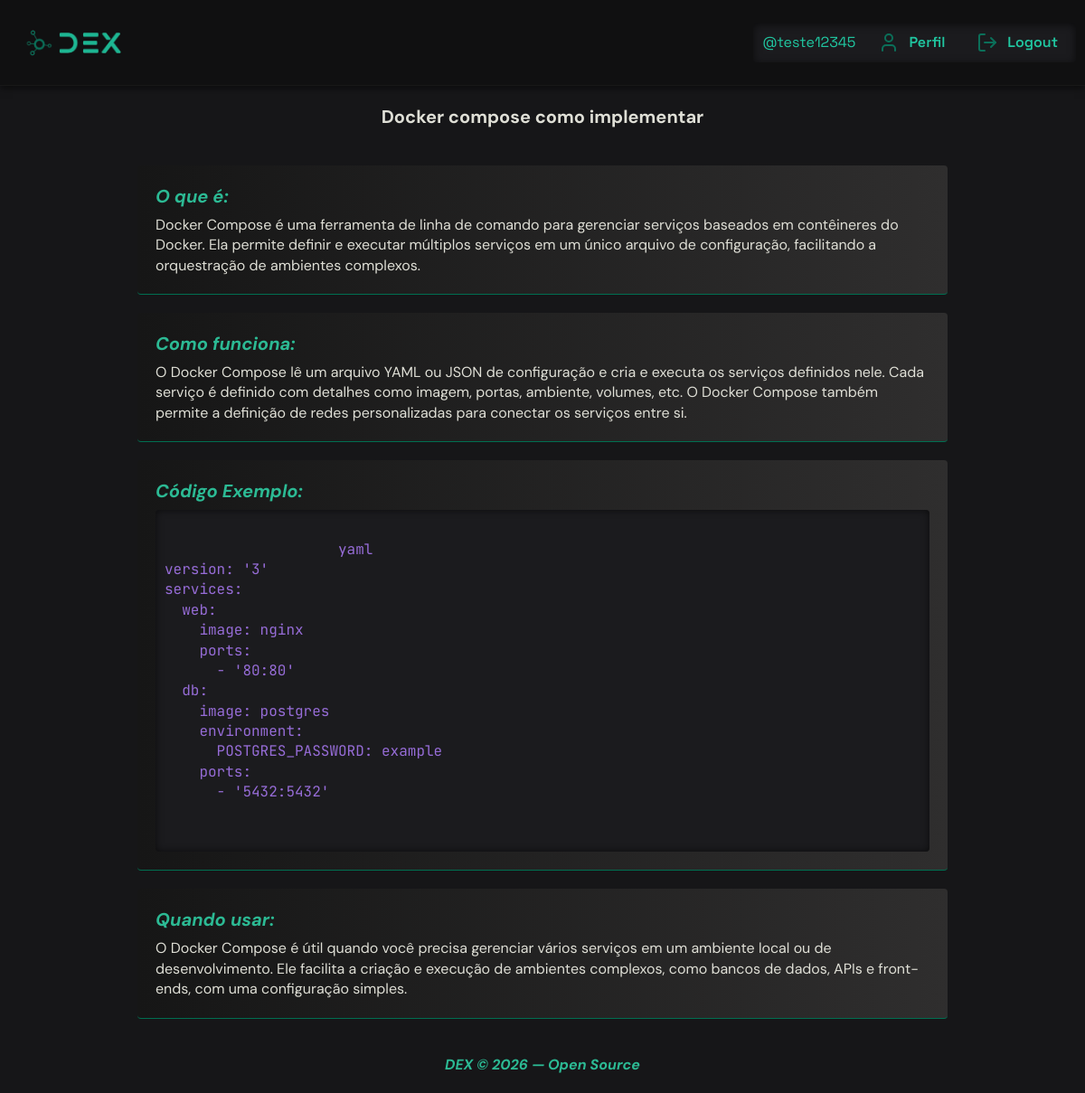
Screenshot of /search-detail/docker-compose-como-implementar/9/ (signed in) with the database file from the repository.
### core/models.py (models this page shows, shortened)
class Search(models.Model):
    user = models.ForeignKey(User, on_delete=models.CASCADE)
    tag = models.ForeignKey(Tag, on_delete=models.SET_NULL, null=True)
    slug = models.SlugField(blank=True)
    query = models.CharField(max_length=255)
    what_is = models.TextField()
    how_it_works = models.TextField()
    code_example = models.TextField()
    when_to_use = models.TextField()
    created_at = models.DateTimeField(auto_now_add=True)

### core/views.py (the view)
# urls.py: path("search-detail/<slug:slug>/<int:id>/", search_detail, name="search_detail"),
@login_required
def search_detail(request, slug, id):
    data = get_object_or_404(Search, slug=slug, pk=id, user=request.user)
    return render(request, "search_detail.html", {"data": data})

### core/templates/search_detail.html (shortened to what this page needs)
{% extends 'base.html' %}
{% load static %}
{% block css %}
<link rel="stylesheet" href="{% static 'css/home.css' %}">{% endblock %}
{% block content%}
{% include "navbar.html" %}
<main>
    <h2>{{data.query}}</h2>
    <div class="containers">
        <div class="container">
            <h2 class="h2">O que é:</h2>
            <p class="text">{{data.what_is}}</p>
        </div>
        <div class="container">
            <h2 class="h2">Como funciona:</h2>
            <p class="text">{{data.how_it_works}}</p>
        </div>
        <div class="container code-cointaner">
            <h2 class="h2">Código Exemplo:</h2>
            <pre>
                <code>
                    {{data.code_example}}
                </code>
            </pre>
        </div>
        <div class="container">
            <h2 class="h2">Quando usar:</h2>
                <p class="text">{{data.when_to_use}}</p>
        </div>
    </div>
    <footer>
        <p class="copyright">DEX © 2026 — Open Source</p>
    </footer>
</main>
{% endblock %}

### core/templates/navbar.html (shortened to what this page needs)
{% load static %}
<header>
    <a href="{% url 'core:home' %}">
        <div class="img-wrapper">
            <img src="{% static 'images/dex-logo.png' %}" class="dex-logo" alt="DEX Logo">
        </div>
    </a>
    <nav class="navbar">
        {% if user.is_authenticated %}
        <span class="username">@{{user.username}}</span>
        <div class="nav-link-icon">
            <i class="icon" data-lucide="user"></i>
            <a href="{% url 'core:profile' %}" class="nav-link">Perfil</a>
        </div>
        <div class="nav-link-icon">
            <i class="icon" data-lucide="log-out"></i>
            <a href="{% url 'core:logout' %}" class="nav-link">Logout</a>
        </div>
        {% endif %}
    </nav>
</header>

### core/static/css/base.css (style rules this page uses)
:root { --text-color: #dfdfd6; --code-background-color: #161618; }
* { padding: 0; margin: 0; box-sizing: border-box; }
html { font-size: 62.5%; scroll-behavior: smooth; }
body { background-color: var(--code-background-color); color: var(--text-color); font-size: 1.6rem; line-height: 1.4; }

### core/static/css/navbar.css (style rules this page uses)
:root { --nav-link-color: #20C7A1; }
header { background-color: #101011; font-family: "Space Grotesk", sans-serif; width: 100%; height: auto; padding: 1rem; display: flex; align-items: center; justify-content: space-between; gap: 2rem; border-bottom: solid 1px rgba(32, 32, 32, 0.50); box-shadow: 0 2px 8px rgba(0, 0, 0, 0.6); }
.img-wrapper { display: flex; align-items: center; }
.dex-logo { height: auto; width: 15rem; object-fit: contain; }
.navbar { background-color: #1b1b1e; display: flex; align-items: center; justify-content: center; gap: 1.5rem; padding: 0.5rem 1rem; box-shadow: inset 0 2px 10px rgba(0, 0, 0, 0.6); border-radius: 0.4rem; }
.nav-link-icon { display: flex; gap: 1rem; padding: 0.5rem 1rem; align-items: center; justify-content: center; }
.username { color: var(--nav-link-color); }
.nav-link { color: var(--nav-link-color); text-decoration: none; font-weight: 600; transition: all 0.3s ease-in-out; cursor: pointer; }
.icon { color: #0b6f59; }

### core/static/css/home.css (style rules this page uses)
main { font-family: "DM Sans", sans-serif; display: flex; flex-direction: column; align-items: center; justify-content: center; gap: 2rem; padding: 2rem; margin: 0 auto; }
h2 { font-size: 2rem; }
.h2 { color: #2cba94; align-self: flex-start; font-style: italic; margin-bottom: 0.7rem; }
.containers { display: flex; flex-direction: column; gap: 2rem; margin: 0 auto; padding: 2rem; align-items: center; justify-content: center; }
.container { background-image: linear-gradient(to right, rgb(22, 22, 22), rgb(47, 46, 46)); width: 80%; padding: 2rem; border-bottom: solid 1px #006f51; border-radius: 0.4rem; padding: 2rem; }
pre { font-family: "JetBrains Mono", monospace; color: #af7cfcd5; background-color: #1b1b1e; box-shadow: inset 0 0px 8px rgba(0, 0, 0, 0.6); padding: 1rem; border-radius: 0.4rem; overflow-x: auto; align-items: flex-start; }
code { font-family: "JetBrains Mono", monospace; }
.copyright { color: #2cba94; font-style:italic; font-weight: bold; }

### rows the page displays
Search: query "Docker compose como implementar", what_is "Docker Compose é uma ferramenta de linha de comando para gerenciar serviços baseados em contêineres do Docker. Ela permite definir e executar múltiplos serviços em um único arquivo de configuração, facilitando a orquestração de ambientes complexos.", how_it_works "O Docker Compose lê um arquivo YAML ou JSON de configuração e cria e executa os serviços definidos nele. Cada serviço é definido com detalhes como imagem, portas, ambiente, volumes, etc. O Docker Compose também permite a definição de redes personalizadas para conectar os serviços entre si.", code_example "yaml version: '3' services: web: image: nginx ports: - '80:80' db: image: postgres environment: POSTGRES_PASSWORD: example ports: - '5432:5432'", when_to_use "O Docker Compose é útil quando você precisa gerenciar vários serviços em um ambiente local ou de desenvolvimento. Ele facilita a criação e execução de ambientes complexos, como bancos de dados, APIs e front-ends, com uma configuração simples."

### other values shown
{{ user.username }} "teste12345"
